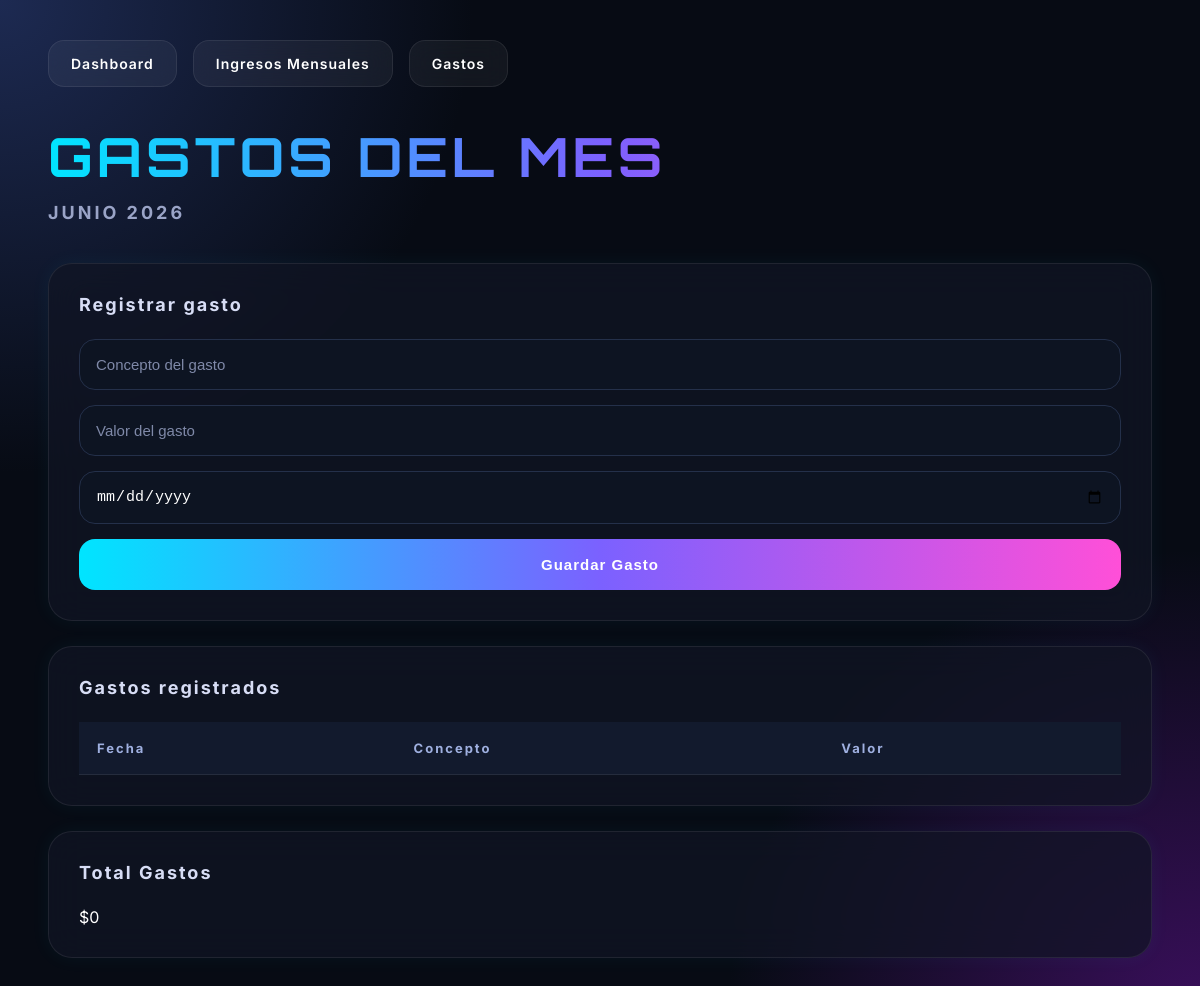
/gastos, run on an earlier commit of the app's database.
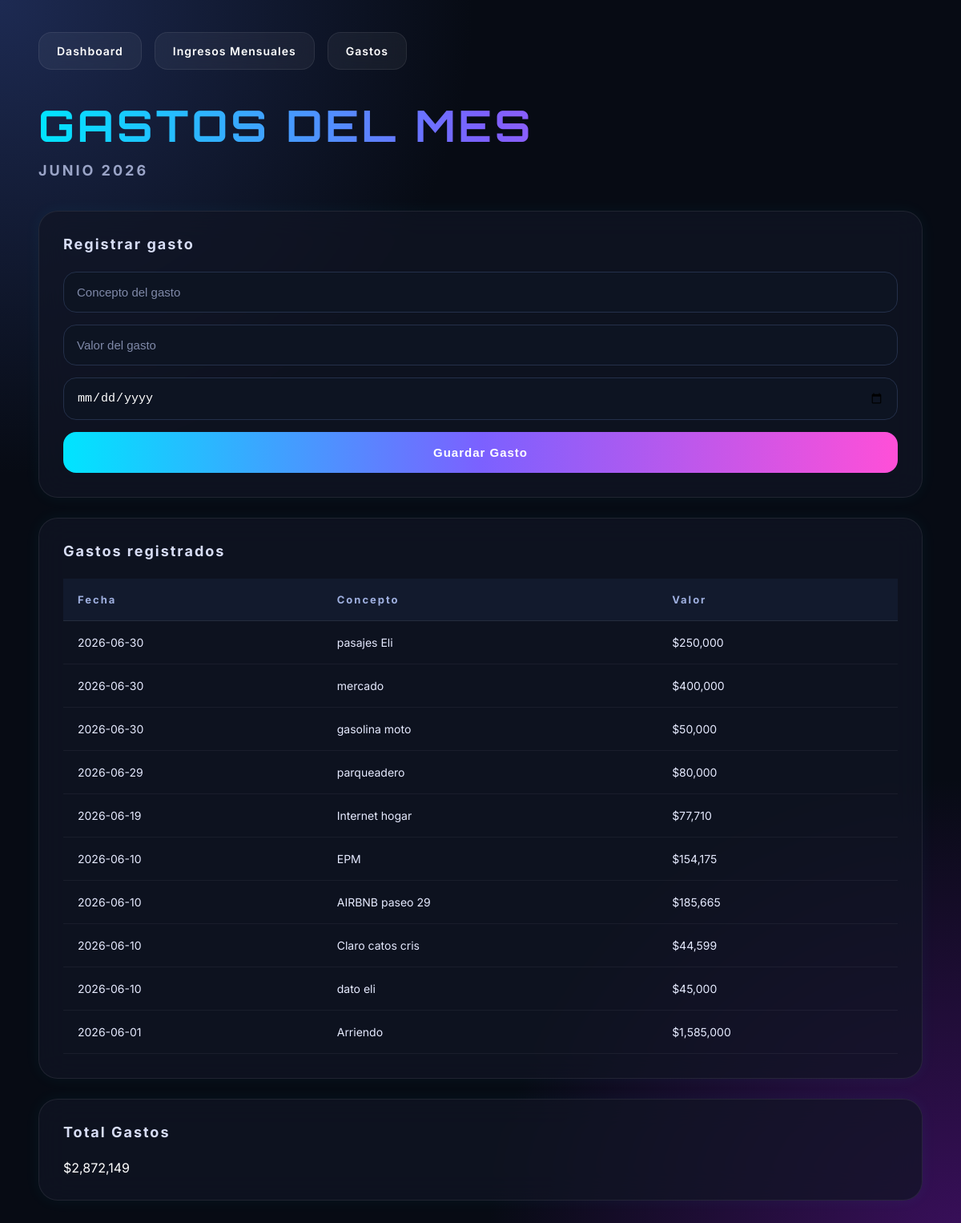
And on a later commit of the database.
### tables this page shows
CREATE TABLE gastos (

        id INTEGER PRIMARY KEY AUTOINCREMENT,

        concepto TEXT NOT NULL,

        valor REAL NOT NULL,

        fecha TEXT NOT NULL,

        mes TEXT NOT NULL
    );

### app.py (the view)
@app.route("/gastos")
def gastos():
    conn = get_connection()
    cur = conn.cursor()
    mes_actual = format_mes_label(datetime.now())
    gastos = cur.execute("""
        SELECT *
        FROM gastos
        WHERE mes = ?
        ORDER BY fecha DESC
    """, (mes_actual,)).fetchall()
    total_gastos = sum(g["valor"] for g in gastos)
    conn.close()
    return render_template(
        "gastos.html",
        gastos=gastos,
        mes_actual=mes_actual,
        total_gastos=total_gastos
    )

### app.py (called while the page is built)
def get_connection():
    conn = sqlite3.connect(DB)
    conn.row_factory = sqlite3.Row
    return conn

def format_mes_label(date_obj):
    return f"{MONTH_NAMES[date_obj.month]} {date_obj.year}"

### templates/gastos.html (shortened to what this page needs)
<!DOCTYPE html>
<html lang="es">
<head>
    <link rel="stylesheet"
          href="{{ url_for('static', filename='style.css') }}">
</head>
<body>
<div class="container">
    <div class="topbar">
        <a href="/">
            Dashboard
        </a>
        <a href="/ingresos_mensuales">
            Ingresos Mensuales
        </a>
        <a href="/gastos">
            Gastos
        </a>
    </div>
    <h1>GASTOS DEL MES</h1>
    <h2>{{ mes_actual }}</h2>
    <div class="box">
        <h3>Registrar gasto</h3>
        <form method="POST" action="/guardar_gasto">
            <input type="text"
                   name="concepto"
                   placeholder="Concepto del gasto"
                   required>
            <input type="number"
                   step="0.01"
                   name="valor"
                   placeholder="Valor del gasto"
                   required>
            <input type="date"
                   name="fecha"
                   required>
            <button type="submit">
                Guardar Gasto
            </button>
        </form>
    </div>
    <div class="box">
        <h3>Gastos registrados</h3>
        <table>
            <thead>
                <tr>
                    <th>Fecha</th>
                    <th>Concepto</th>
                    <th>Valor</th>
                </tr>
            </thead>
            <tbody>
                {% for gasto in gastos %}
                <tr>
                    <td>{{ gasto.fecha }}</td>
                    <td>{{ gasto.concepto }}</td>
                    <td>${{ "{:,.0f}".format(gasto.valor) }}</td>
                </tr>
                {% endfor %}
            </tbody>
        </table>
    </div>
    <div class="box">
        <h3>Total Gastos</h3>
        <p>${{ "{:,.0f}".format(total_gastos) }}</p>
    </div>
</div>
</body>
</html>

### static/style.css (style rules this page uses)
* { margin:0; padding:0; box-sizing:border-box; }
html { scroll-behavior:smooth; }
body { background: radial-gradient(circle at top left, #1d2a52 0%, transparent 30%), radial-gradient(circle at bottom right, #3a0f5c 0%, transparent 30%), #070b14; color:white; font-family:'Inter', sans-serif; min-height:100vh; overflow-x:hidden; }
.container { width:92%; max-width:1400px; margin:auto; padding:40px 0; }
.topbar { display:flex; gap:16px; margin-bottom:35px; }
.topbar a { text-decoration:none; color:white; padding:14px 22px; border-radius:16px; background:rgba(255,255,255,0.05); border:1px solid rgba(255,255,255,0.08); backdrop-filter:blur(12px); transition:0.25s; font-size:14px; font-weight:600; letter-spacing:1px; }
h1 { font-family:'Orbitron', sans-serif; font-size:54px; background:linear-gradient( 90deg, #00e5ff, #7b61ff, #ff4fd8 ); -webkit-background-clip:text; -webkit-text-fill-color:transparent; margin-bottom:12px; letter-spacing:4px; }
h2 { color:#9aa4c7; font-size:18px; margin-bottom:40px; letter-spacing:3px; text-transform:uppercase; }
.box { background:rgba(17, 22, 36, 0.72); border:1px solid rgba(255,255,255,0.08); backdrop-filter:blur(18px); border-radius:24px; padding:30px; margin-bottom:25px; box-shadow: 0 0 20px rgba(0,229,255,0.05); }
.box h3 { margin-bottom:24px; color:#d7ddf5; font-size:18px; letter-spacing:2px; }
form { display:flex; flex-direction:column; gap:15px; }
input, select { width:100%; padding:16px; background:#0d1422; border:1px solid #24304a; border-radius:16px; color:white; font-size:15px; transition:0.2s; }
input::placeholder { color:#7f89a8; }
button { width:100%; padding:17px; border:none; border-radius:16px; background:linear-gradient( 90deg, #00e5ff, #7b61ff, #ff4fd8 ); color:white; font-size:15px; font-weight:700; letter-spacing:1px; cursor:pointer; transition:0.25s; }
table { width:100%; border-collapse:collapse; overflow:hidden; }
table thead { background:#121a2d; }
table th { padding:18px; text-align:left; color:#9fb0e0; font-size:13px; letter-spacing:2px; border-bottom:1px solid rgba(255,255,255,0.08); }
table td { padding:18px; border-bottom:1px solid rgba(255,255,255,0.05); color:#e6ebff; font-size:14px; }
table tr { transition:0.2s; }

What changed in the data, as far as the page shows it:
added gastos: fecha "2026-06-30", concepto "pasajes Eli", valor "250,000"
added gastos: fecha "2026-06-30", concepto "mercado", valor "400,000"
added gastos: fecha "2026-06-30", concepto "gasolina moto", valor "50,000"
added gastos: fecha "2026-06-29", concepto "parqueadero", valor "80,000"
added gastos: fecha "2026-06-19", concepto "Internet hogar", valor "77,710"
added gastos: fecha "2026-06-10", concepto "EPM", valor "154,175"
added gastos: fecha "2026-06-10", concepto "AIRBNB paseo 29", valor "185,665"
added gastos: fecha "2026-06-10", concepto "Claro catos cris", valor "44,599"
added gastos: fecha "2026-06-10", concepto "dato eli", valor "45,000"
added gastos: fecha "2026-06-01", concepto "Arriendo", valor "1,585,000"
Also different on the page:
{{ "{:,.0f}".format(total_gastos) }}: "0" → "2,872,149"
